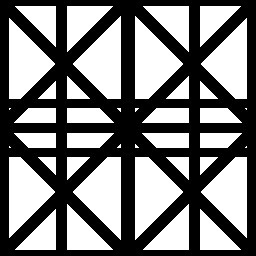
#> input picture IPAT platform/images/0609050709091007061103.jpg, 256 x 256 px; its folder holds only this picture in this run
$ python pyModel.py
#> lines starting #> are read from the running program, lines starting #| are printed output that depends on the picture; after the words box and inside, x2 and y2 are one past the last pixel; in counts of white or black regions, pixels touching at a corner belong together
### IPAT platform/utils.py
#-*- coding:utf-8 -*-
import glob
import re
import os.path
import sys

import cv2
import matplotlib.pyplot as plt
import numpy as np

# [4 lines left out: function ShowImage, not called in this run]


def image2data(fname = './images/221.jpg',data_path = './data'):
    # fname = './images/221.jpg'
#> called with fname = './images/0609050709091007061103.jpg', data_path = './temp/data'
    image = cv2.imread(fname)
#> image is the input picture: shape (256, 256, 3); min 0, max 255, mean 122.8
    grayIma = cv2.cvtColor(image, cv2.COLOR_BGR2GRAY)  #
    ret, image1 = cv2.threshold(grayIma, 127, 255, cv2.THRESH_BINARY)
#> image1: shape (256, 256); 48.1% white; 40 white regions (8 under 20 px)
    contours, hi = cv2.findContours(image1, cv2.RETR_TREE, cv2.CHAIN_APPROX_SIMPLE) # opencv
#> contours = 40 contours, 8 with area under 20; largest, box (x1, y1, x2, y2) and area: (135, 157, 183, 240) 2172, (73, 157, 121, 240) 2172, (135, 16, 183, 99) 2172, (73, 16, 121, 99) 2172, (201, 157, 247, 238) 2010; hi = 40 rows, first 6: [1, -1, -1, -1], [2, 0, -1, -1], [3, 1, -1, -1], [4, 2, -1, -1], [5, 3, -1, -1], [6, 4, -1, -1]
    drawimage = image.copy()
    result1 = cv2.drawContours(drawimage, contours, -1, (0,255,0), 1)
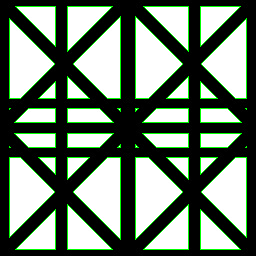
#> result1: shape (256, 256, 3); mean B, G, R 108.3, 122.8, 108.3
    # ShowImage('result1', result1)
    #
    base = os.path.basename(fname)[:-4]
    c = 0
    for i,contour in enumerate(contours):
        if(cv2.contourArea(contour) <= 10):
            continue
        epsilon = 0.00000001 * cv2.arcLength(contour, True)
        approx = cv2.approxPolyDP(contour, epsilon, True)
        cv2.drawContours(image, [approx], 0, (255, 0, 0), 2)

        ap = [[i[0][0], i[0][1]] for i in approx]
        #
        scale = 12.8/128.
        ap = [(x * scale, y * scale) for (x, y) in ap]


        np.savetxt(os.path.join(data_path,f'{base}_{c+1}.txt'),ap)
        c += 1
#> this loop made 40 passes
#> (epsilon, approx, ap) on passes 1, 2, 3, 4, 7: (1.37e-06, [[200, 209], [200, 249], [240, 249]], [(20, 20.9), (20, 24.9), (24, 24.9)]), (1.37e-06, [[55, 209], [15, 249], [55, 249]], [(5.5, 20.9), (1.5, 24.9), (5.5, 24.9)]), (1.54e-06, [[188, 204], [143, 249], [188, 249]], [(18.8, 20.4), (14.3, 24.9), (18.8, 24.9)]), (1.54e-06, [[67, 204], [67, 249], [112, 249]], [(6.7, 20.4), (6.7, 24.9), (11.2, 24.9)]), (7.51e-07, [[166, 157], [188, 179], [188, 157]], [(16.6, 15.7), (18.8, 17.9), (18.8, 15.7)])
#> (epsilon, ap) on passes 5, 8, 9, 12, 33, 34: (2.04e-06, [[235, 157], [201, 191], [201, 192], [246, 237], [246, 157]]), (2.11e-06, [[148, 157], [135, 157], [135, 239], [182, 192], [182, 191]]), (2.11e-06, [[107, 157], [73, 191], [73, 192], [120, 239], [120, 157]]), (2.04e-06, [[20, 157], [9, 157], [9, 237], [54, 192], [54, 191]]), (2.04e-06, [[246, 18], [201, 63], [201, 64], [235, 98], [246, 98]]), (2.04e-06, [(0.9, 1.8), (0.9, 9.8), (2, 9.8), (5.4, 6.4), (5.4, 6.3)])
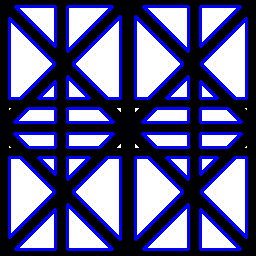
#> image: shape (256, 256, 3); mean B, G, R 142.7, 90.8, 90.8
#> after the loop, c = 32

    return os.path.basename(fname)[:-4],c


# [19 lines left out: function update, not called in this run]


def getAllImages(path = './images'):
    imgs = glob.glob(os.path.join(path,'*.jpg'))
    return imgs

### IPAT platform/pyModel.py
#-*- coding:utf-8 -*-
import shutil
import sys
import os
import worker
#
sys.path.append('scripts')
#
import utils

#

#
data = {}
data['temp'] = './temp'
data['result'] = os.path.join(data['temp'],'result')
data['data'] = os.path.join(data['temp'],'data')
data['images'] = './images'

#
data['current'] = os.getcwd()

if(not os.path.exists(data['temp'])):
    os.mkdir(data['temp'])


if(not os.path.exists(data['result'])):
    os.mkdir(data['result'])

if (not os.path.exists(data['data'])):
    os.mkdir(data['data'])
# step 1:
images = utils.getAllImages(data['images'])
# step 2: image 2 data
model_data = []
for i,image in enumerate(images):
    job_id,c = utils.image2data(image,data['data'])
#> job_id = '0609050709091007061103'; c = 32
    model_data.append((job_id,c))


# step 3:input
shutil.copy("scripts/genModel.py",os.path.join(data['temp'],"genModel.py"))

os.chdir(data['temp'])

all_jobs = []
for i,md in enumerate(model_data):
    try:
        Job_name = f"Job-{md[0]}.inp"
        if(os.path.exists(Job_name)):
            all_jobs.append(Job_name)
            continue
        print(f'th{i+1}model，name:{Job_name}')
        cmd = 'abaqus cae noGui=genModel.py -- {} {}'.format(md[0],md[1])
        os.system(cmd)
        all_jobs.append(Job_name)
    except BaseException as e:
        pass
#> this loop made 1 pass
#> (md, Job_name) on pass 1: (('0609050709091007061103', 32), 'Job-0609050709091007061103.inp')
#| th1model，name:Job-0609050709091007061103.inp
#> after the loop, all_jobs = ['Job-0609050709091007061103.inp']
